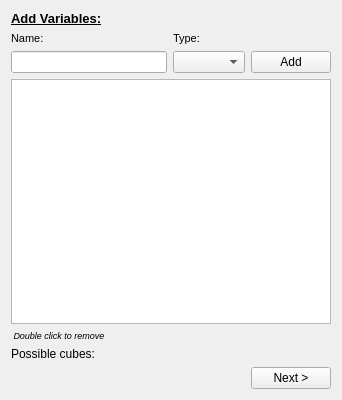
<?xml version="1.0" encoding="UTF-8"?>
<ui version="4.0">
 <class>ProjectSetupUi</class>
 <widget class="QWidget" name="ProjectSetupUi">
  <property name="geometry">
   <rect>
    <x>0</x>
    <y>0</y>
    <width>342</width>
    <height>400</height>
   </rect>
  </property>
  <property name="windowTitle">
   <string>Form</string>
  </property>
  <layout class="QGridLayout" name="gridLayout_2">
   <item row="0" column="0">
    <layout class="QVBoxLayout" name="verticalLayout">
     <item>
      <widget class="QLabel" name="label_2">
       <property name="font">
        <font>
         <pointsize>10</pointsize>
         <weight>75</weight>
         <bold>true</bold>
         <underline>true</underline>
        </font>
       </property>
       <property name="text">
        <string>Add Variables:</string>
       </property>
      </widget>
     </item>
     <item>
      <layout class="QGridLayout" name="gridLayout">
       <item row="0" column="0">
        <widget class="QLabel" name="label">
         <property name="font">
          <font>
           <pointsize>8</pointsize>
          </font>
         </property>
         <property name="text">
          <string>Name:</string>
         </property>
        </widget>
       </item>
       <item row="0" column="1">
        <widget class="QLabel" name="label_3">
         <property name="font">
          <font>
           <pointsize>8</pointsize>
          </font>
         </property>
         <property name="text">
          <string>Type:</string>
         </property>
        </widget>
       </item>
       <item row="1" column="0">
        <widget class="QLineEdit" name="m_variableName"/>
       </item>
       <item row="1" column="1">
        <widget class="QComboBox" name="m_typeCombo"/>
       </item>
       <item row="1" column="2">
        <widget class="QPushButton" name="m_addButton">
         <property name="text">
          <string>Add</string>
         </property>
        </widget>
       </item>
      </layout>
     </item>
     <item>
      <widget class="QListWidget" name="m_inputVariablesList">
       <property name="contextMenuPolicy">
        <enum>Qt::CustomContextMenu</enum>
       </property>
      </widget>
     </item>
     <item>
      <widget class="QLabel" name="label_4">
       <property name="font">
        <font>
         <pointsize>7</pointsize>
         <italic>true</italic>
        </font>
       </property>
       <property name="text">
        <string> Double click to remove</string>
       </property>
      </widget>
     </item>
     <item>
      <widget class="QLabel" name="m_rulesCountLabel">
       <property name="text">
        <string>Possible cubes:</string>
       </property>
      </widget>
     </item>
     <item>
      <layout class="QHBoxLayout" name="horizontalLayout">
       <item>
        <spacer name="horizontalSpacer">
         <property name="orientation">
          <enum>Qt::Horizontal</enum>
         </property>
         <property name="sizeHint" stdset="0">
          <size>
           <width>40</width>
           <height>20</height>
          </size>
         </property>
        </spacer>
       </item>
       <item>
        <widget class="QPushButton" name="m_nextButton">
         <property name="text">
          <string>Next &gt;</string>
         </property>
        </widget>
       </item>
      </layout>
     </item>
    </layout>
   </item>
  </layout>
  <action name="actionAdd">
   <property name="text">
    <string>Добавить</string>
   </property>
   <property name="toolTip">
    <string>Добавить новую входную переменную</string>
   </property>
  </action>
 </widget>
 <resources/>
 <connections>
  <connection>
   <sender>m_addButton</sender>
   <signal>clicked()</signal>
   <receiver>m_variableName</receiver>
   <slot>setFocus()</slot>
   <hints>
    <hint type="sourcelabel">
     <x>289</x>
     <y>67</y>
    </hint>
    <hint type="destinationlabel">
     <x>88</x>
     <y>66</y>
    </hint>
   </hints>
  </connection>
 </connections>
</ui>
